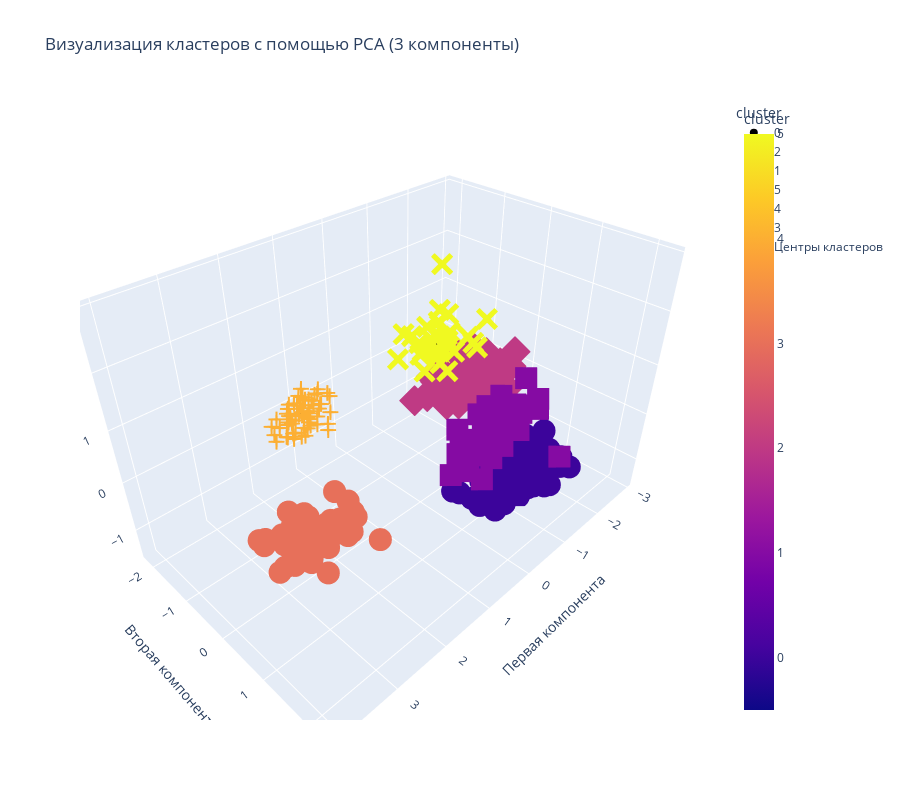

Notebook code for this chart:
### Code cell
features = ['culmen_length_mm', 'culmen_depth_mm', 'flipper_length_mm', 'body_mass_g', 'sex']
X = train_df[features]
scaler = StandardScaler()
X_scaled = scaler.fit_transform(X)

best_kmeans = KMeans(n_clusters=6, init='random', max_iter=50, algorithm='lloyd', random_state=42)
train_df['cluster'] = best_kmeans.fit_predict(X_scaled)

pca = PCA(n_components=3)
X_pca = pca.fit_transform(X_scaled)
centers_pca = pca.transform(best_kmeans.cluster_centers_)

train_df[['PCA1', 'PCA2', 'PCA3']] = X_pca

# Визуализация в Plotly
fig = px.scatter_3d(train_df, x='PCA1', y='PCA2', z='PCA3', 
                    color='cluster', symbol='cluster',
                    title='Визуализация кластеров с помощью PCA (3 компоненты)',
                    labels={'PCA1': 'Первая компонента', 'PCA2': 'Вторая компонента', 'PCA3': 'Третья компонента'})

fig.add_trace(go.Scatter3d(x=centers_pca[:, 0], y=centers_pca[:, 1], z=centers_pca[:, 2],
                           mode='markers', marker=dict(size=3, color='black', symbol='x'),
                           name='Центры кластеров'))

fig.update_layout(height=800)  
fig.show()
